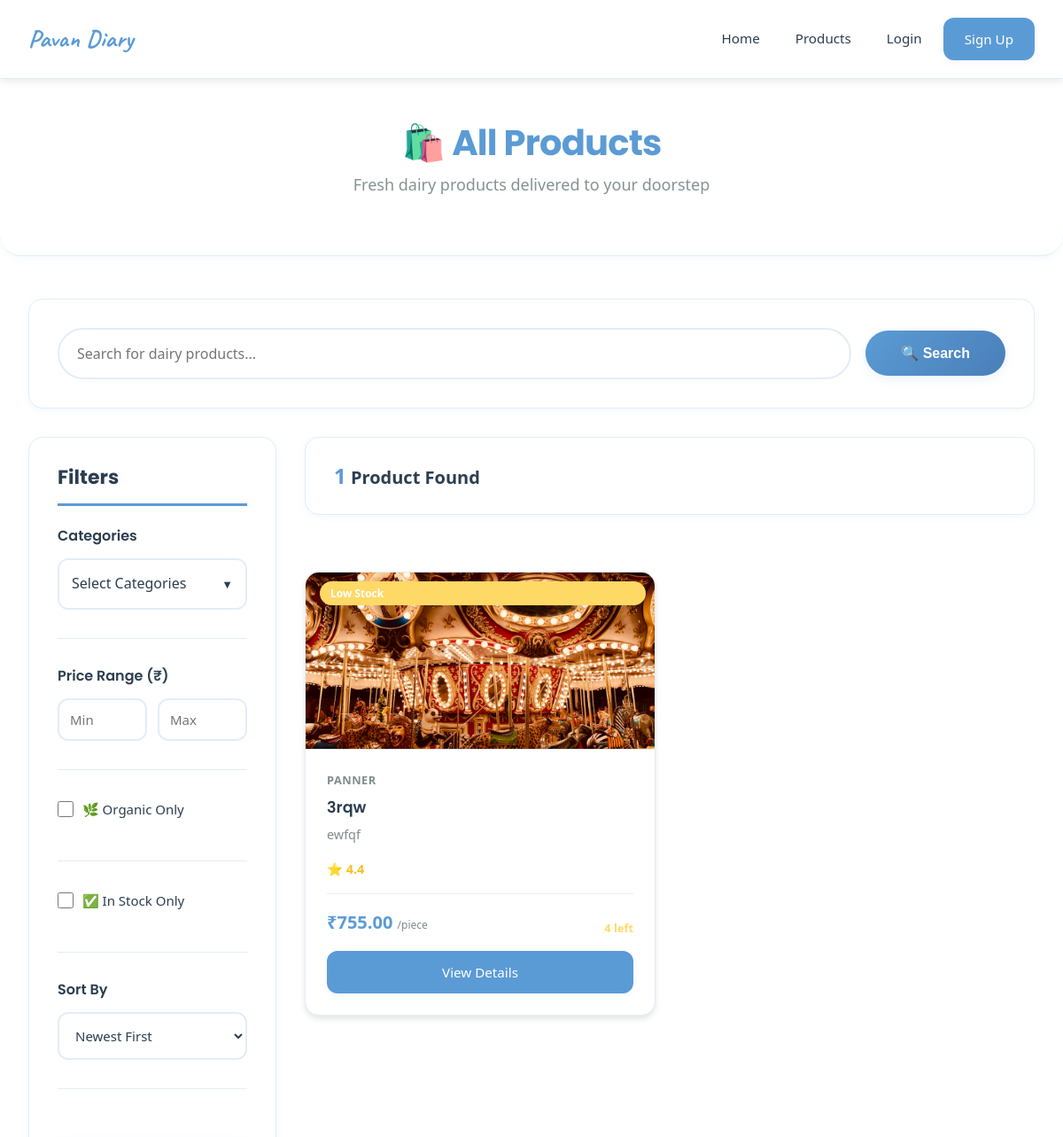
Before: /products/ (upper part) with the older database file.
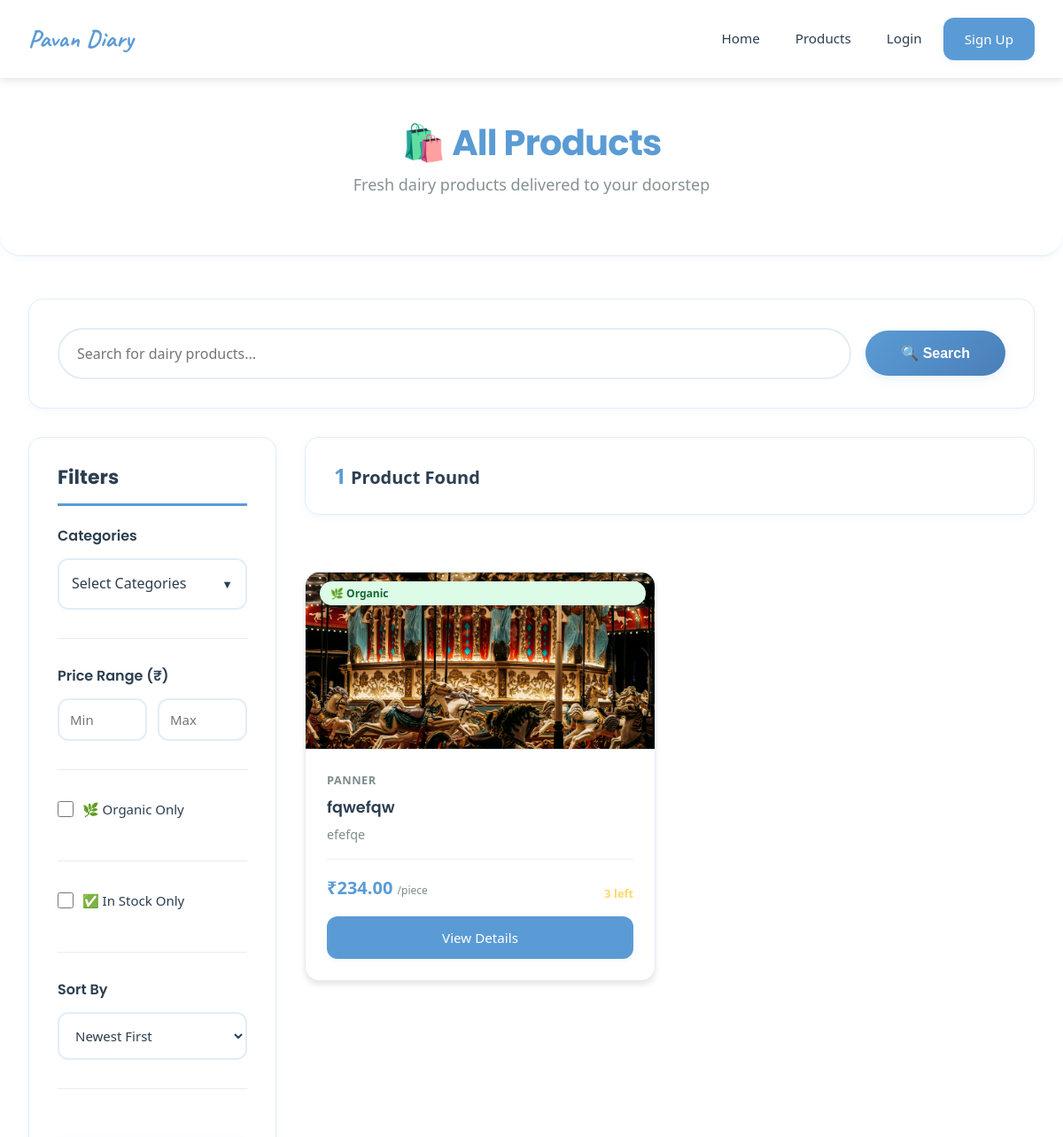
After: the same page with the newer database file.
### products/models.py (models this page shows, shortened)
class Product(models.Model):
    seller = models.ForeignKey(SellerProfile, on_delete=models.CASCADE, related_name='products')
    category = models.ForeignKey(Category, on_delete=models.SET_NULL, null=True, related_name='products')
    name = models.CharField(max_length=200)
    description = models.TextField()
    price = models.DecimalField(max_digits=10, decimal_places=2, validators=[MinValueValidator(0)])
    stock_quantity = models.IntegerField(default=0, validators=[MinValueValidator(0)])
    unit = models.CharField(max_length=50, default='piece')
    is_organic = models.BooleanField(default=False)
    expiry_days = models.IntegerField(help_text="Days until expiry from production")
    rating = models.DecimalField(max_digits=3, decimal_places=2, default=0.00,
                                validators=[MinValueValidator(0), MaxValueValidator(5)])
    is_active = models.BooleanField(default=True)
    created_at = models.DateTimeField(auto_now_add=True)
    updated_at = models.DateTimeField(auto_now=True)
    class Meta:
        db_table = 'products'
        ordering = ['-created_at']
    @property
    def is_in_stock(self):
        return self.stock_quantity > 0
    @property
    def primary_image(self):
        primary = self.images.filter(is_primary=True).first()
        if primary:
            return primary.image.url
        first_image = self.images.first()
        if first_image:
            return first_image.image.url
        return None

class ProductImage(models.Model):
    product = models.ForeignKey(Product, on_delete=models.CASCADE, related_name='images')
    image = models.ImageField(upload_to='products/')
    is_primary = models.BooleanField(default=False)
    created_at = models.DateTimeField(auto_now_add=True)
    class Meta:
        db_table = 'product_images'

class Category(models.Model):
    name = models.CharField(max_length=100, unique=True)
    description = models.TextField(blank=True)
    image = models.ImageField(upload_to='categories/', null=True, blank=True)
    is_active = models.BooleanField(default=True)
    created_at = models.DateTimeField(auto_now_add=True)
    class Meta:
        db_table = 'categories'
        verbose_name_plural = 'Categories'
        ordering = ['name']

### products/views.py (the view, shortened to what this page needs)
# urls.py: path('products/', views.product_list, name='product_list'),
def product_list(request):
    products = Product.objects.filter(is_active=True).select_related(
        'category', 'seller', 'listing'
    ).prefetch_related('images')
    query = request.GET.get('q', '')
    if query:
        products = products.filter(
            Q(name__icontains=query) |
            Q(description__icontains=query) |
            Q(category__name__icontains=query)
        )
    category_ids = request.GET.getlist('category')
    selected_category_ids = []
    organic = request.GET.get('organic', '')
    if organic == 'true':
        products = products.filter(is_organic=True)
    min_price = request.GET.get('min_price', '')
    max_price = request.GET.get('max_price', '')
    if min_price:
        try:
            min_price_decimal = Decimal(min_price)
            products = products.filter(price__gte=min_price_decimal)
        except (ValueError, TypeError, InvalidOperation):
            min_price = ''
    if max_price:
        try:
            max_price_decimal = Decimal(max_price)
            products = products.filter(price__lte=max_price_decimal)
        except (ValueError, TypeError, InvalidOperation):
            max_price = ''
    in_stock = request.GET.get('in_stock', '')
    if in_stock == 'true':
        products = products.filter(stock_quantity__gt=0)
    sort = request.GET.get('sort', '-created_at')
    valid_sorts = [
        'price', '-price',
        'name', '-name',
        'rating', '-rating',
        'created_at', '-created_at',
        'stock_quantity', '-stock_quantity'
    ]
    if sort in valid_sorts:
        products = products.order_by(sort)
    else:
        products = products.order_by('-created_at')
    categories = Category.objects.filter(is_active=True).annotate(
        product_count=Count('products', filter=Q(products__is_active=True))
    )
    wishlist_product_ids = []
    if request.user.is_authenticated:
        wishlist_product_ids = list(Wishlist.objects.filter(user=request.user).values_list('product_id', flat=True))
    context = {
        'products': products,
        'categories': categories,
        'query': query,
        'selected_categories': selected_category_ids,
        'organic': organic,
        'min_price': min_price,
        'max_price': max_price,
        'in_stock': in_stock,
        'sort': sort,
        'total_products': products.count(),
        'wishlist_product_ids': wishlist_product_ids,
    }
    return render(request, 'products/product_list.html', context)

### cart/context_processors.py (called while the page is built)
def cart_count(request):
    if request.user.is_authenticated:
        from django.db.models import Sum
        result = CartItem.objects.filter(user=request.user).aggregate(total=Sum('quantity'))
        count = result['total'] or 0
    else:
        count = 0
    return {'cart_count': count}

### templates/products/product_list.html (shortened to what the changed rows need)
{% extends 'core/base.html' %}
{% load static %}
{% block extra_css %}
<link rel="stylesheet" href="{% static 'css/pages/product_list.css' %}?v=1">
{% endblock %}
{% block content %}
<div class="page-header">
    <h1>🛍️ All Products</h1>
</div>
<div class="products-layout">
    <div class="products-section">
        {% if products %}
        <div class="products-grid">
            {% for product in products %}
            <div class="product-card">
                <div class="product-image">
                    {% if product.primary_image %}
                        <img src="{{ product.primary_image }}" alt="{{ product.name }}" class="product-img-cover">
                    {% else %}
                        <div class="product-img-placeholder">
                            🥛
                        </div>
                    {% endif %}
                    {% if product.is_organic %}
                        <span class="product-badge organic">🌿 Organic</span>
                    {% elif not product.is_in_stock %}
                        <span class="product-badge badge-out-of-stock">Out of Stock</span>
                    {% elif product.stock_quantity < 10 %}
                        <span class="product-badge badge-low-stock">Low Stock</span>
                    {% endif %}
                </div>
                <div class="product-info">
                    <div class="product-category">{{ product.category.name }}</div>
                    <h3 class="product-name">{{ product.name }}</h3>
                    <p class="product-description">{{ product.description|truncatewords:15 }}</p>
                    {% if product.rating > 0 %}
                    <div class="product-rating">
                        ⭐ {{ product.rating|floatformat:1 }}
                    </div>
                    {% endif %}
                    <div class="product-footer">
                        <div class="product-price">
                            ₹{{ product.price }}
                            <span class="price-unit">/{{ product.unit }}</span>
                        </div>
                        {% if product.is_in_stock %}
                            {% if product.stock_quantity >= 10 %}
                                <div class="status-text-stock">In Stock</div>
                            {% else %}
                                <div class="status-text-warning">{{ product.stock_quantity }} left</div>
                            {% endif %}
                        {% else %}
                            <div class="status-text-danger">Out of Stock</div>
                        {% endif %}
                    </div>
                    <a href="{% url 'product_detail' product.pk %}" class="btn btn-view-details">View Details</a>
                </div>
            </div>
            {% endfor %}
        </div>
        {% endif %}
    </div>
</div>
{% endblock %}

Changed rows visible on the page:
changed Product "piece": primary_image: a different picture; name "3rqw" → "fqwefqw"; description "ewfqf" → "efefqe"; price "755.00" → "234.00"; stock_quantity "4" → "3"; rating "4.4" → (not shown); is_organic "Low Stock" → "🌿 Organic"
